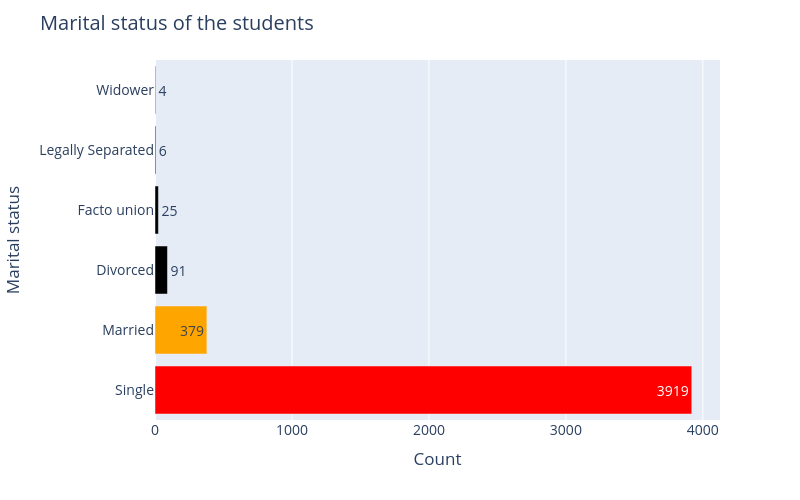

Write notebook code for a chart like this one.
### Code cell
# Bar chart for Marital status
count = data_viz_pd['Marital status'].value_counts()
fig = px.bar(count,  orientation= 'h', text_auto=True)

fig.update_traces(marker=dict(color=['red', 'orange']))
fig.update_layout(height=500, width=800,
                  title='Marital status of the students',
                  showlegend = False,
                  font=dict(size=14),
                  xaxis_title = 'Count',
                  yaxis_title = 'Marital status')
save_fig(fig, '12_marital_status')

### Figure 1 — Plotly figure (JSON) as saved in the notebook; plotly's stock layout.template omitted (floating-point values rounded to 4 significant figures)
{"data": [{"hovertemplate": "variable=count<br>value=%{x}<br>Marital status=%{y}<extra></extra>", "legendgroup": "count", "marker": {"color": ["red", "orange"], "pattern": {"shape": ""}}, "name": "count", "orientation": "h", "showlegend": true, "textposition": "auto", "texttemplate": "%{x}", "type": "bar", "x": [3919, 379, 91, 25, 6, 4], "xaxis": "x", "y": ["Single", "Married", "Divorced", "Facto union", "Legally Separated", "Widower"], "yaxis": "y"}], "layout": {"barmode": "relative", "font": {"size": 14}, "height": 500, "legend": {"title": {"text": "variable"}, "tracegroupgap": 0}, "margin": {"t": 60}, "showlegend": false, "title": {"text": "Marital status of the students"}, "width": 800, "xaxis": {"anchor": "y", "domain": [0, 1], "title": {"text": "Count"}}, "yaxis": {"anchor": "x", "domain": [0, 1], "title": {"text": "Marital status"}}}}
